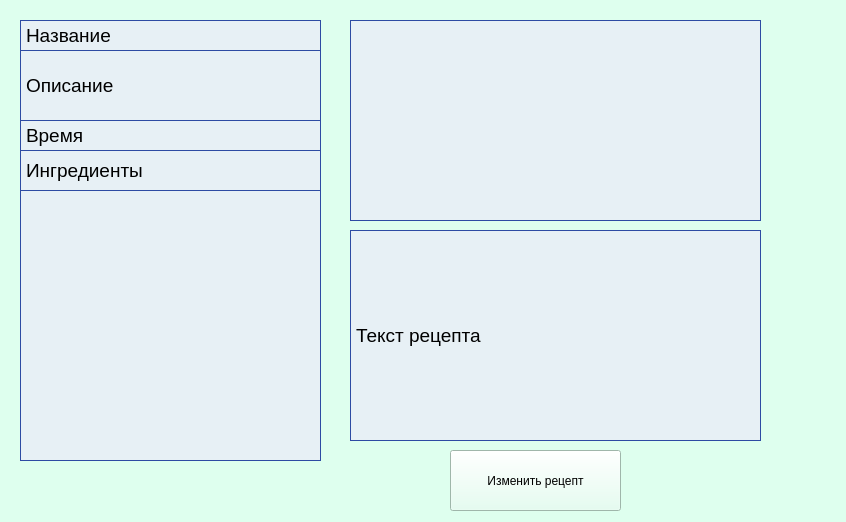
<?xml version="1.0" encoding="UTF-8"?>
<ui version="4.0">
 <class>RecipeFullWidget</class>
 <widget class="QWidget" name="RecipeFullWidget">
  <property name="geometry">
   <rect>
    <x>0</x>
    <y>0</y>
    <width>846</width>
    <height>522</height>
   </rect>
  </property>
  <property name="windowTitle">
   <string>RecipeName</string>
  </property>
  <property name="styleSheet">
   <string notr="true">       background-color:rgb(222, 255, 238);</string>
  </property>
  <widget class="QLabel" name="label_name">
   <property name="geometry">
    <rect>
     <x>20</x>
     <y>20</y>
     <width>301</width>
     <height>31</height>
    </rect>
   </property>
   <property name="font">
    <font>
     <family>Arial</family>
     <pointsize>-1</pointsize>
     <underline>false</underline>
     <strikeout>false</strikeout>
    </font>
   </property>
   <property name="styleSheet">
    <string notr="true">       background-color:#e7f0f5;
       border-radius:0px;
       border:1px solid #2d4ba3;
       color:#000000;
       font-family:Arial;
       font-size:19px;
       padding:0px 0px;
       text-decoration:none;
</string>
   </property>
   <property name="text">
    <string>Название</string>
   </property>
   <property name="wordWrap">
    <bool>true</bool>
   </property>
  </widget>
  <widget class="QLabel" name="label_dscr">
   <property name="geometry">
    <rect>
     <x>20</x>
     <y>50</y>
     <width>301</width>
     <height>71</height>
    </rect>
   </property>
   <property name="styleSheet">
    <string notr="true">       background-color:#e7f0f5;
       border-radius:0px;
       border:1px solid #2d4ba3;
       color:#000000;
       font-family:Arial;
       font-size:19px;
       padding:0px 0px;
       text-decoration:none;
</string>
   </property>
   <property name="text">
    <string>Описание</string>
   </property>
   <property name="wordWrap">
    <bool>true</bool>
   </property>
  </widget>
  <widget class="QLabel" name="label_pic">
   <property name="geometry">
    <rect>
     <x>350</x>
     <y>20</y>
     <width>411</width>
     <height>201</height>
    </rect>
   </property>
   <property name="font">
    <font>
     <family>Arial</family>
     <pointsize>-1</pointsize>
     <underline>false</underline>
     <strikeout>false</strikeout>
    </font>
   </property>
   <property name="styleSheet">
    <string notr="true">       background-color:#e7f0f5;
       border-radius:0px;
       border:1px solid #2d4ba3;
       color:#000000;
       font-family:Arial;
       font-size:19px;
       padding:0px 0px;
       text-decoration:none;
</string>
   </property>
   <property name="text">
    <string/>
   </property>
  </widget>
  <widget class="QLabel" name="label_text">
   <property name="geometry">
    <rect>
     <x>350</x>
     <y>230</y>
     <width>411</width>
     <height>211</height>
    </rect>
   </property>
   <property name="styleSheet">
    <string notr="true">       background-color:#e7f0f5;
       border-radius:0px;
       border:1px solid #2d4ba3;
       color:#000000;
       font-family:Arial;
       font-size:19px;
       padding:0px 0px;
       text-decoration:none;
</string>
   </property>
   <property name="text">
    <string>Текст рецепта</string>
   </property>
   <property name="wordWrap">
    <bool>true</bool>
   </property>
   <property name="textInteractionFlags">
    <set>Qt::LinksAccessibleByMouse|Qt::TextSelectableByMouse</set>
   </property>
  </widget>
  <widget class="QPushButton" name="Button_chg">
   <property name="geometry">
    <rect>
     <x>450</x>
     <y>450</y>
     <width>171</width>
     <height>61</height>
    </rect>
   </property>
   <property name="text">
    <string>Изменить рецепт</string>
   </property>
  </widget>
  <widget class="QLabel" name="label_time">
   <property name="geometry">
    <rect>
     <x>20</x>
     <y>120</y>
     <width>301</width>
     <height>31</height>
    </rect>
   </property>
   <property name="styleSheet">
    <string notr="true">       background-color:#e7f0f5;
       border-radius:0px;
       border:1px solid #2d4ba3;
       color:#000000;
       font-family:Arial;
       font-size:19px;
       padding:0px 0px;
       text-decoration:none;
</string>
   </property>
   <property name="text">
    <string>Время</string>
   </property>
   <property name="wordWrap">
    <bool>true</bool>
   </property>
  </widget>
  <widget class="QLabel" name="label_ingr">
   <property name="geometry">
    <rect>
     <x>20</x>
     <y>150</y>
     <width>301</width>
     <height>41</height>
    </rect>
   </property>
   <property name="styleSheet">
    <string notr="true">       background-color:#e7f0f5;
       border-radius:0px;
       border:1px solid #2d4ba3;
       color:#000000;
       font-family:Arial;
       font-size:19px;
       padding:0px 0px;
       text-decoration:none;
</string>
   </property>
   <property name="text">
    <string>Ингредиенты</string>
   </property>
  </widget>
  <widget class="QListWidget" name="listWidget_name_ingr">
   <property name="geometry">
    <rect>
     <x>20</x>
     <y>190</y>
     <width>301</width>
     <height>271</height>
    </rect>
   </property>
   <property name="styleSheet">
    <string notr="true">       background-color:#e7f0f5;
       border-radius:0px;
       border:1px solid #2d4ba3;
       color:#000000;
       font-family:Arial;
       font-size:19px;
       padding:0px 0px;
       text-decoration:none;
</string>
   </property>
  </widget>
 </widget>
 <resources/>
 <connections/>
</ui>
